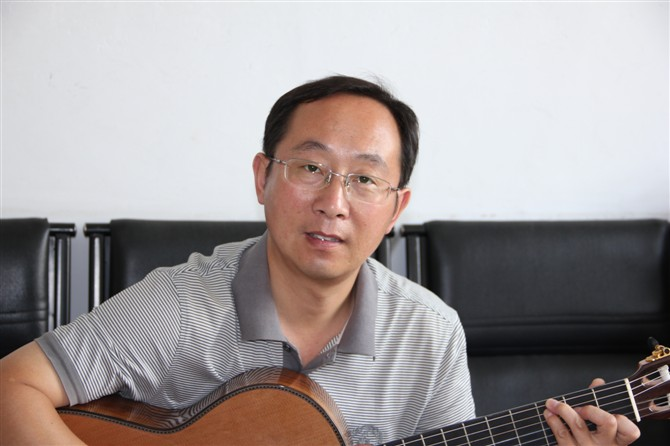
#> input picture 1.jpg, 670 x 446 px, found by its file name
$ python test1.2.py
#> lines starting #> are read from the running program, lines starting #| are printed output that depends on the picture; after the words box and inside, x2 and y2 are one past the last pixel; in counts of white or black regions, pixels touching at a corner belong together
# coding=utf-8
import numpy as np
from PIL import Image
import cv2
import copy
import time


class Beauty():
    """face object"""
    def __init__(self, path, newpath=False):
#> called with path = 'D:\\code\\python\\face\\1.jpg', newpath = 'new.jpg'
        self.path = path  # img path
        self.newpath = newpath  # save path
        self.current_img =  cv2.imread(path)
#> self.current_img is the input picture: shape (446, 670, 3); mean B, G, R 154.1, 154.1, 161.4
        self.new_img = None
        self.skin_table = None
        current_img = self.current_img

    def generate_skin(self):
        """genrate skin table"""
        rows,cols,channels = self.current_img.shape
#> rows = 446; cols = 670; channels = 3
        current_img = copy.deepcopy(self.current_img)  # get img data
        current_img = cv2.edgePreservingFilter(current_img, flags=1, sigma_s=50, sigma_r=0.5)
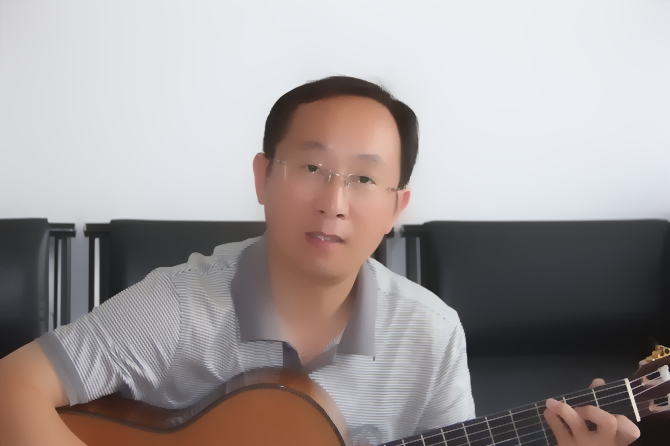
#> current_img: shape (446, 670, 3); mean B, G, R 153.7, 153.7, 160.9
        self.skin_table = np.ones(self.current_img.shape, np.uint8)  # get data is 0 matrix
        #self.skin_table = copy.deepcopy(self.current_img)
        # Skin is identified by pixels
        for r in range(rows):
            for c in range(cols):
                # get pixel value
                B = current_img.item(r,c,0)
                G = current_img.item(r,c,1)
                R = current_img.item(r,c,2)
                # non-skin area if skin equals 0, skin area equals 1.
                if (abs(R - G) > 15) and (R > G) and (R > B):
                    if (R > 95) and (G > 40) and (B > 20) and (max(R,G,B) - min(R,G,B) > 15):
                        pass
                    elif (R > 220) and (G > 210) and (B > 170):
                        pass
                else:
                    self.skin_table.itemset((r,c,2),0)
                    self.skin_table.itemset((r,c,1),0)
                    self.skin_table.itemset((r,c,0),0)
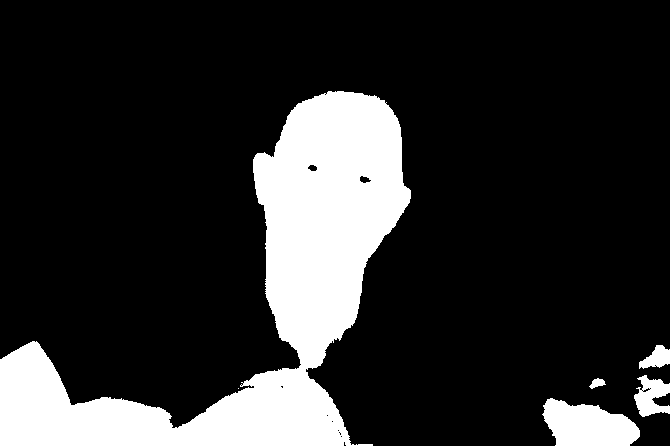
#> self.skin_table: shape (446, 670, 3); values 0 (black) and 1 (white), 17.9% white; 6 white regions (1 under 20 px), largest, box (x1, y1, x2, y2) and area: (0, 91, 411, 446) 48715, (542, 398, 640, 446) 3335, (634, 375, 670, 417) 941, (639, 345, 670, 369) 452, (589, 378, 606, 389) 105

    def buffing(self, grade=3):
        # first judge skin is exist
        if self.skin_table == None:
            self.generate_skin()
        # buffing
        value = grade * 0.05
        current_img = cv2.edgePreservingFilter(self.current_img, flags=1, sigma_s=50, sigma_r=value)
        imgskin_c = np.uint8(-(self.skin_table - 1))
        skin = current_img * self.skin_table
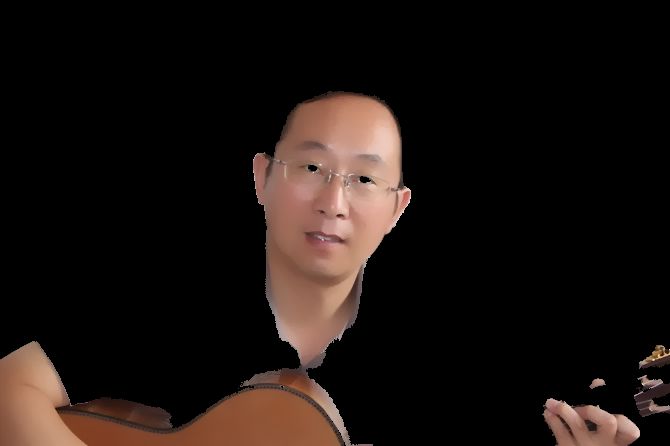
#> skin: shape (446, 670, 3); mean B, G, R 16.1, 19.4, 27.4
        cv2.imwrite('skin.jpg', self.current_img * self.skin_table)
        skin = self.white_skin(skin, 8) # 磨皮中插入美白算法
        self.new_img = np.uint8(self.current_img * imgskin_c + skin)
        cv2.imwrite(self.newpath, self.new_img)

    def white_skin(self, skin, power=5):
        """
        power : 0 ~ 100
        """
#> called with power = 8
        power = power / 100.0
        rows,cols,channels = skin.shape
#> rows = 446; cols = 670; channels = 3
        for r in range(rows):
            for c in range(cols):
                B = skin.item(r,c,0)
                G = skin.item(r,c,1)
                R = skin.item(r,c,2)
                max_value = max([R, G, B])
                degree = 255 - max_value - int(max_value*power)
                if degree >= 0: degree = int(max_value*power)
                else: degree = 255 - max_value
                skin.itemset((r,c,0), B + degree)
                skin.itemset((r,c,1), G + degree)
                skin.itemset((r,c,2), R + degree)
#> skin: shape (446, 670, 3); 17.92% of pixels changed, all inside (x1, y1, x2, y2) = (0, 91, 670, 446)
        return skin

    def show(self, img="Default"):
        if img == "Default":
            img = self.new_img
        print('正在加载')
        cv2.imshow('image', img)
        cv2.imshow('old', self.current_img)
        #cv2.imwrite('python3.png',img)
        cv2.waitKey(0)
        cv2.destroyAllWindows()


b = Beauty(path="D:\\code\\python\\face\\1.jpg", newpath='new.jpg')
b.buffing(grade=5)
b.show()

$ run again, with 2.jpeg copied over 1.jpg
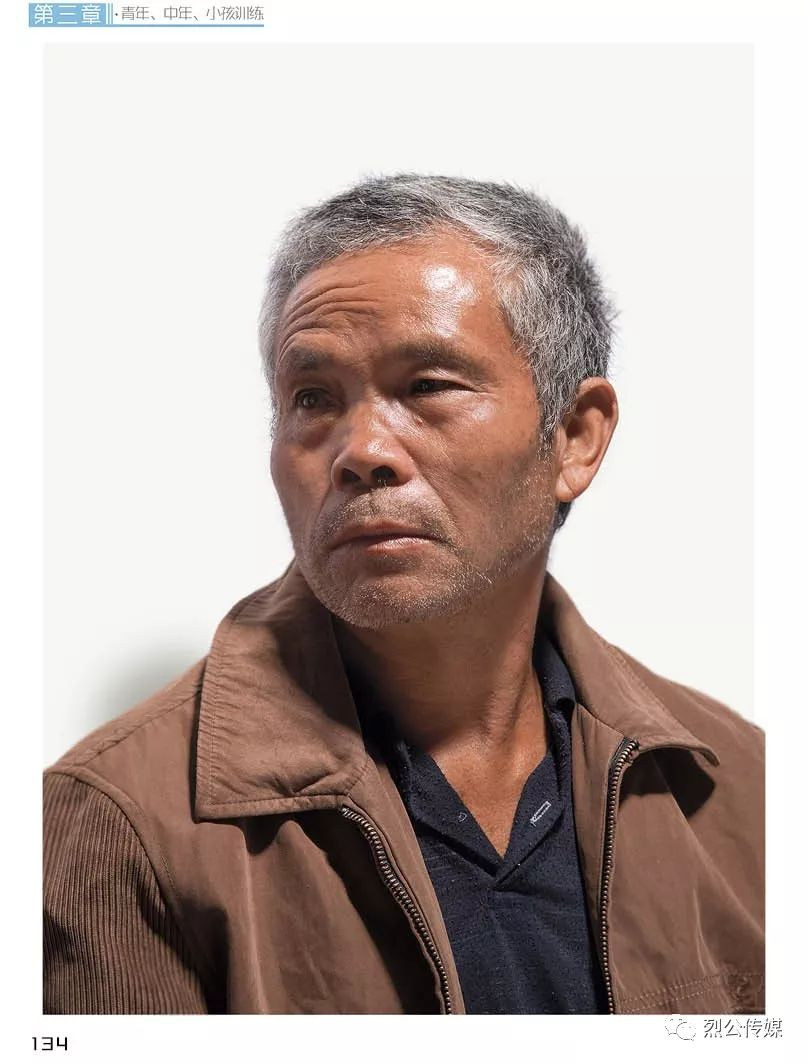
#> input picture 2.jpeg, 808 x 1063 px, found by its file name
#> in __init__, self.current_img is the input picture: shape (1063, 808, 3); mean B, G, R 167.5, 172.9, 187.4
#> after the loop in generate_skin, `for r in range(rows):`:
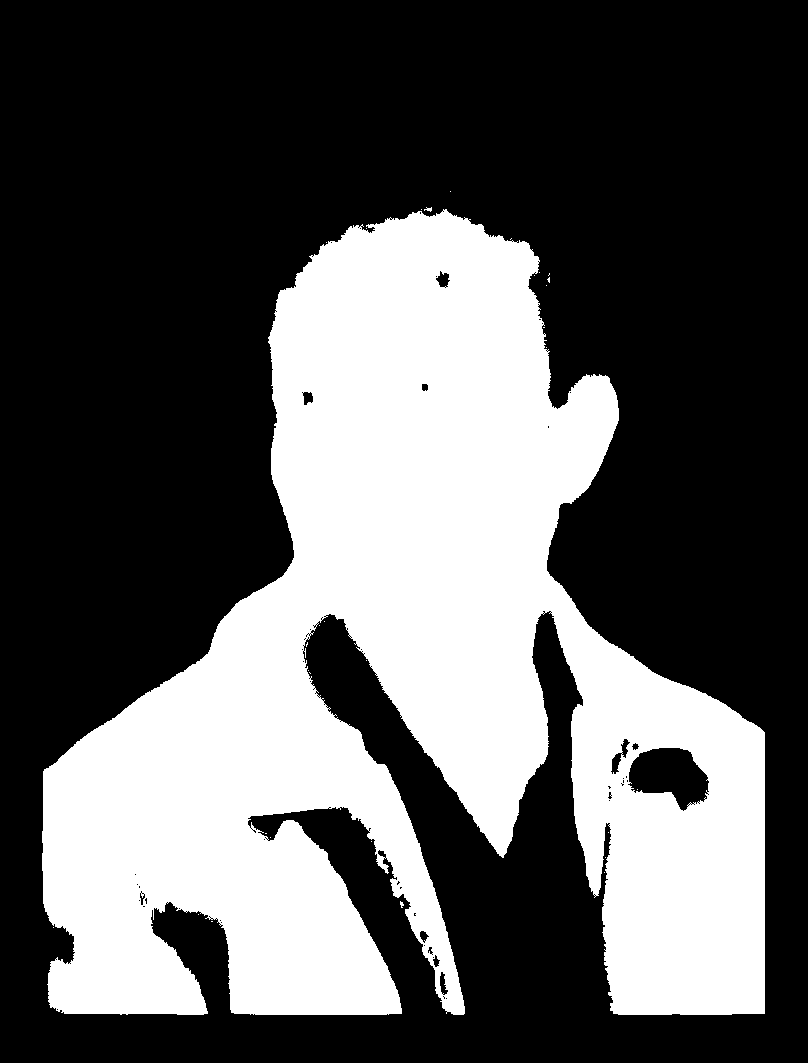
#> self.skin_table: shape (1063, 808, 3); values 0 (black) and 1 (white), 35.2% white; 31 white regions (29 under 20 px), largest, box (x1, y1, x2, y2) and area: (42, 209, 765, 1015) 302368, (424, 207, 432, 212) 22
#> in buffing, `skin = current_img * self.skin_table`:
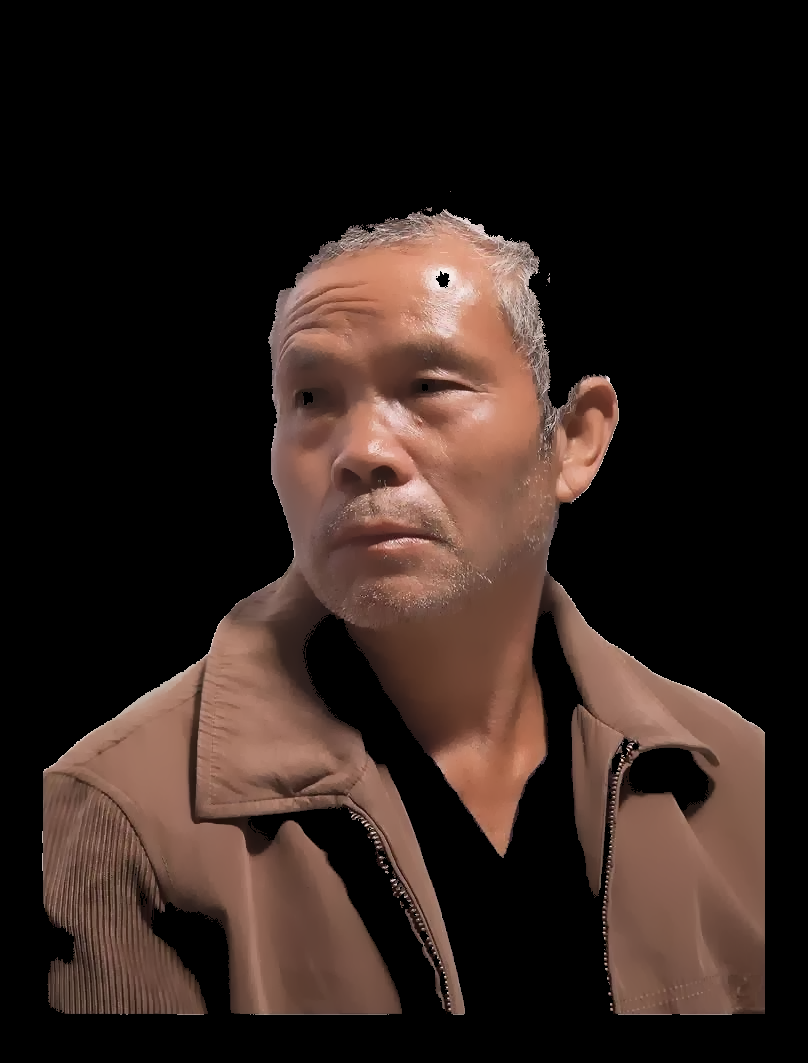
#> skin: shape (1063, 808, 3); mean B, G, R 28.3, 33.3, 47.1
